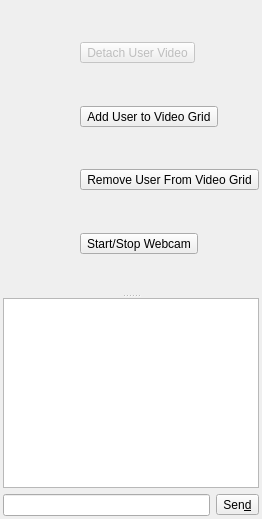
       <widget class="QWidget" name="videoTab">
        <property name="accessibleName">
         <string/>
        </property>
        <property name="accessibleDescription">
         <string/>
        </property>
        <attribute name="title">
         <string>&amp;Video</string>
        </attribute>
        <layout class="QVBoxLayout" name="verticalLayout_10">
         <property name="spacing">
          <number>3</number>
         </property>
         <property name="leftMargin">
          <number>3</number>
         </property>
         <property name="topMargin">
          <number>3</number>
         </property>
         <property name="rightMargin">
          <number>3</number>
         </property>
         <property name="bottomMargin">
          <number>3</number>
         </property>
         <item>
          <widget class="QSplitter" name="videosplitter">
           <property name="orientation">
            <enum>Qt::Vertical</enum>
           </property>
           <property name="handleWidth">
            <number>5</number>
           </property>
           <widget class="QWidget" name="layoutWidget_2">
            <layout class="QHBoxLayout" name="horizontalLayout_3" stretch="1,0">
             <property name="spacing">
              <number>3</number>
             </property>
             <item>
              <widget class="VideoGridWidget" name="videogridWidget" native="true"/>
             </item>
             <item>
              <layout class="QVBoxLayout" name="verticalLayout_5">
               <item>
                <spacer name="verticalSpacer_6">
                 <property name="orientation">
                  <enum>Qt::Vertical</enum>
                 </property>
                 <property name="sizeHint" stdset="0">
                  <size>
                   <width>20</width>
                   <height>40</height>
                  </size>
                 </property>
                </spacer>
               </item>
               <item>
                <widget class="QToolButton" name="detachVideoButton">
                 <property name="enabled">
                  <bool>false</bool>
                 </property>
                 <property name="toolTip">
                  <string>Detach User Video</string>
                 </property>
                 <property name="text">
                  <string>Detach User Video</string>
                 </property>
                 <property name="icon">
                  <iconset resource="resources.qrc">
                   <normaloff>:/images/images/detach.png</normaloff>:/images/images/detach.png</iconset>
                 </property>
                 <property name="iconSize">
                  <size>
                   <width>20</width>
                   <height>20</height>
                  </size>
                 </property>
                </widget>
               </item>
               <item>
                <spacer name="verticalSpacer_8">
                 <property name="orientation">
                  <enum>Qt::Vertical</enum>
                 </property>
                 <property name="sizeHint" stdset="0">
                  <size>
                   <width>20</width>
                   <height>40</height>
                  </size>
                 </property>
                </spacer>
               </item>
               <item>
                <widget class="QToolButton" name="addVideoButton">
                 <property name="toolTip">
                  <string>Add User to Video Grid</string>
                 </property>
                 <property name="text">
                  <string>Add User to Video Grid</string>
                 </property>
                 <property name="icon">
                  <iconset resource="resources.qrc">
                   <normaloff>:/images/images/plus.png</normaloff>:/images/images/plus.png</iconset>
                 </property>
                 <property name="iconSize">
                  <size>
                   <width>20</width>
                   <height>20</height>
                  </size>
                 </property>
                </widget>
               </item>
               <item>
                <spacer name="verticalSpacer_9">
                 <property name="orientation">
                  <enum>Qt::Vertical</enum>
                 </property>
                 <property name="sizeHint" stdset="0">
                  <size>
                   <width>20</width>
                   <height>40</height>
                  </size>
                 </property>
                </spacer>
               </item>
               <item>
                <widget class="QToolButton" name="removeVideoButton">
                 <property name="enabled">
                  <bool>true</bool>
                 </property>
                 <property name="toolTip">
                  <string>Remove User From Video Grid</string>
                 </property>
                 <property name="text">
                  <string>Remove User From Video Grid</string>
                 </property>
                 <property name="icon">
                  <iconset resource="resources.qrc">
                   <normaloff>:/images/images/minus.png</normaloff>:/images/images/minus.png</iconset>
                 </property>
                 <property name="iconSize">
                  <size>
                   <width>20</width>
                   <height>20</height>
                  </size>
                 </property>
                </widget>
               </item>
               <item>
                <spacer name="verticalSpacer_10">
                 <property name="orientation">
                  <enum>Qt::Vertical</enum>
                 </property>
                 <property name="sizeHint" stdset="0">
                  <size>
                   <width>20</width>
                   <height>40</height>
                  </size>
                 </property>
                </spacer>
               </item>
               <item>
                <widget class="QToolButton" name="initVideoButton">
                 <property name="toolTip">
                  <string>Start/Stop Webcam</string>
                 </property>
                 <property name="text">
                  <string notr="true">Start/Stop Webcam</string>
                 </property>
                 <property name="icon">
                  <iconset resource="resources.qrc">
                   <normaloff>:/images/images/webcam_start.png</normaloff>
                   <normalon>:/images/images/webcam_stop.png</normalon>:/images/images/webcam_start.png</iconset>
                 </property>
                 <property name="iconSize">
                  <size>
                   <width>20</width>
                   <height>20</height>
                  </size>
                 </property>
                 <property name="checkable">
                  <bool>true</bool>
                 </property>
                </widget>
               </item>
               <item>
                <spacer name="verticalSpacer_7">
                 <property name="orientation">
                  <enum>Qt::Vertical</enum>
                 </property>
                 <property name="sizeHint" stdset="0">
                  <size>
                   <width>20</width>
                   <height>40</height>
                  </size>
                 </property>
                </spacer>
               </item>
              </layout>
             </item>
            </layout>
           </widget>
           <widget class="QStackedWidget" name="videostackedWidget">
            <property name="maximumSize">
             <size>
              <width>16777215</width>
              <height>16777215</height>
             </size>
            </property>
            <property name="currentIndex">
             <number>0</number>
            </property>
            <widget class="QWidget" name="page_3">
             <layout class="QVBoxLayout" name="verticalLayout_9" stretch="1,0">
              <property name="leftMargin">
               <number>0</number>
              </property>
              <property name="topMargin">
               <number>0</number>
              </property>
              <property name="rightMargin">
               <number>0</number>
              </property>
              <property name="bottomMargin">
               <number>0</number>
              </property>
              <item>
               <widget class="ChatTextEdit" name="videochatEdit"/>
              </item>
              <item>
               <layout class="QHBoxLayout" name="horizontalLayout_6">
                <item>
                 <widget class="ChatLineEdit" name="videomsgEdit"/>
                </item>
                <item>
                 <widget class="QToolButton" name="videosendButton">
                  <property name="text">
                   <string>Sen&amp;d</string>
                  </property>
                 </widget>
                </item>
               </layout>
              </item>
             </layout>
            </widget>
            <widget class="QWidget" name="page_4"/>
           </widget>
          </widget>
         </item>
        </layout>
       </widget>
